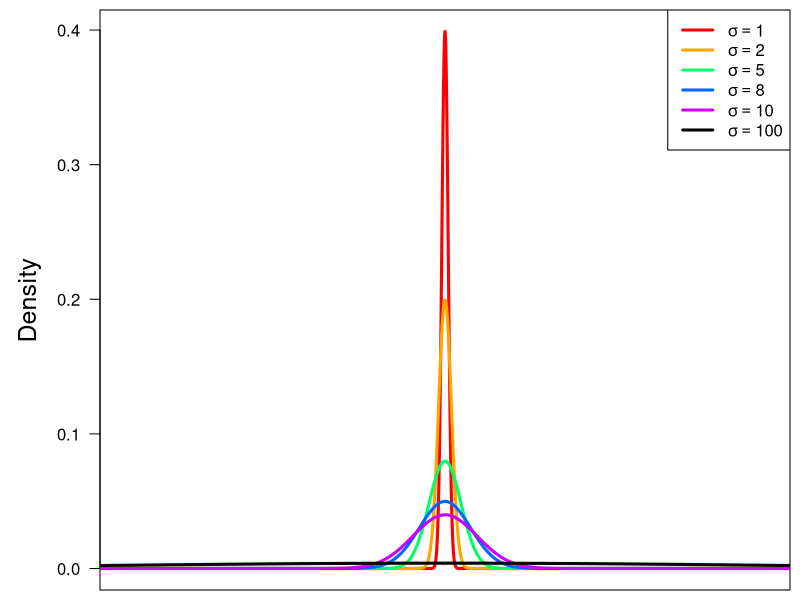
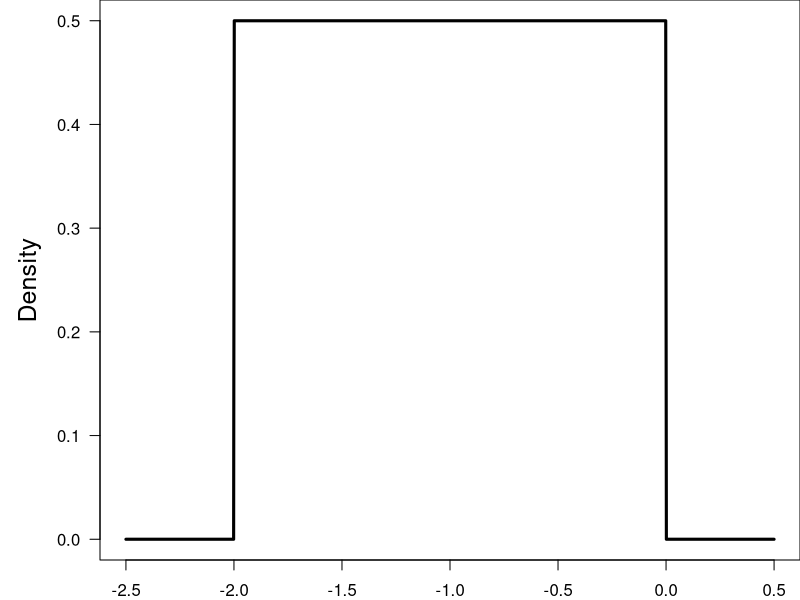
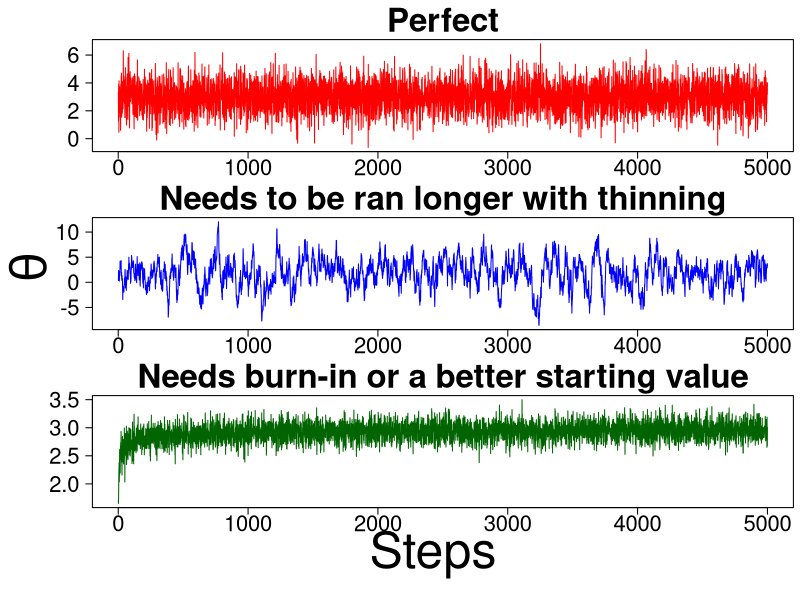
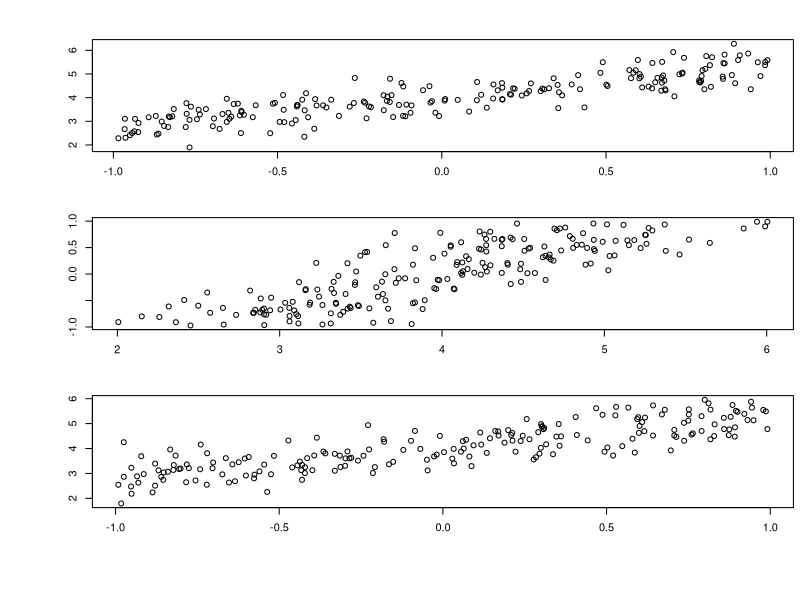

Source code (R) for these figures, in order:
## ---- chunk 1
par(mar=c(0.5,5,0.5,0.5))
couleur<-rainbow(5)
curve(dnorm, -100, 100, n = 10000, col = couleur[1], xaxt = "n",
      xlab = "", ylab = "Density", las = 1, cex.lab=1.5, lwd = 3)
curve(dnorm(x,mean = 0, sd = 2), -1000, 1000, add=TRUE,
      n=10000, col="orange", lwd = 3)
curve(dnorm(x,mean = 0, sd = 5), -1000, 1000, add=TRUE,
      n=10000,col=couleur[3], lwd = 3)
curve(dnorm(x,mean = 0, sd = 8), -1000, 1000, add=TRUE,
      n=10000,col=couleur[4], lwd = 3)
curve(dnorm(x,mean = 0, sd = 10), -1000, 1000, add=TRUE,
      n=10000,col=couleur[5], lwd = 3)
curve(dnorm(x,mean = 0, sd = 100), -1000, 1000, add=TRUE,
      n=10000, lwd = 3)
legend("topright",legend=c(expression(sigma==1),
                           expression(sigma==2),
                           expression(sigma==5),
                           expression(sigma==8),
                           expression(sigma==10),
                           expression(sigma==100)),col=c(couleur[1],
                                                   "orange",
                                                   couleur[3:5],
                                                   "black"),
       lty=1, lwd=3)
## ---- chunk 2
par(mar=c(2,5,0,0))
curve(dunif(x,min = -2, max = 0), n=1000, -2.5, 0.5, xlab = "",
      ylab = "Density", las = 1, cex.lab=1.5, lwd = 3)
## ---- chunk 3
par(mfrow=c(3,1),mar=c(2,2,3,0.5),oma=c(5,5,0,0))

perfect <- rnorm(5000,mean=3)
plot(perfect,type="l", ylab="",xlab="",las=1,cex.axis=2, col= "red")
title("Perfect",cex.main=3)

auto <- as.vector(arima.sim(n=5000,list(ar=c(0.95)),mean=0.1))
plot(auto,type="l", ylab="",xlab="",las=1,cex.axis=2, col= "blue")
title("Needs to be ran longer with thinning",cex.main=3)

burn <- 3/(1+(1:5000)^(-0.5))+rnorm(5000,sd=0.15)
plot(burn,type="l", ylab="",xlab="",las=1,cex.axis=2, col= "darkgreen")
title("Needs burn-in or a better starting value",cex.main=3)

mtext("Steps",side=1,cex=3,outer=TRUE,line=1.75)
mtext(expression(theta),side=2,cex=3,outer=TRUE,line=1.25)
## ---- chunk 4
yintercept <- 4
slope <- 1.3
obs_error <- .5
x <- runif(200, min = -1, max = 1)
y_mean <- yintercept + slope * x
y_obs <- rnorm(200, mean = y_mean, sd = obs_error)
## ---- chunk 5
plot(y_obs ~ x)
## ---- chunk 6
#| output-location: column
yintercept <- 4
slope <- 1.3
obs_error <- .5
x <- runif(200, min = -1, max = 1)
y_mean <- yintercept + slope * x
y_obs <- rnorm(200, mean = y_mean, sd = obs_error)
plot(y_obs, x)
## ---- chunk 7
yintercept <- 4
slope <- 1.3
obs_error <- .5
x <- runif(200, min = -1, max = 1)
y_mean <- yintercept + slope * x
y_obs <- rnorm(200, mean = y_mean, sd = obs_error)
## ---- chunk 8
plot(y_obs ~ x)
